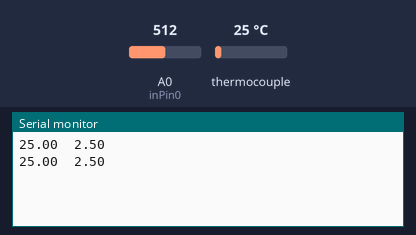
This sketch was run on a simulated Arduino Uno, built with avr-gcc and run on an emulated ATmega328P. Parts: the last lines printed to the serial monitor. The inputs (shaded band) are chosen by the test bench; at power-on: thermocouple 25 °C, A0 (inPin0) = 512.

Above: at 1.8 s.
1.9 s: thermocouple set to 6 °C
At 2.8 s:
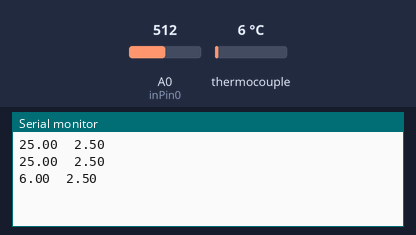
3.4 s: A0 (inPin0) set to 716
At 4.6 s:
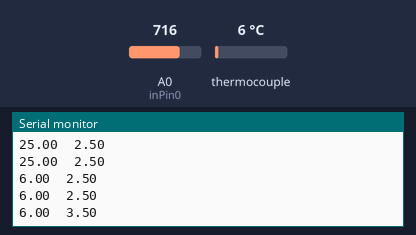
4.9 s: thermocouple set to 75 °C
At 5.4 s:
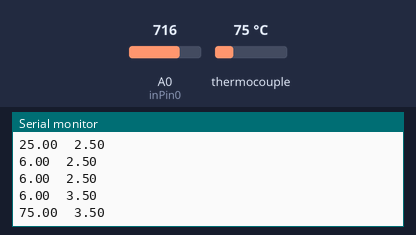
6.4 s: A0 (inPin0) set to 900
At 7.8 s:
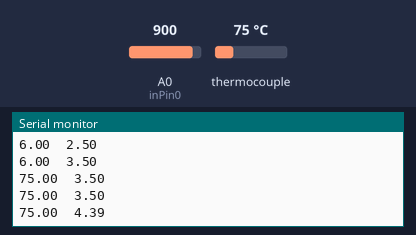
Timing chart, 0 to 8.9 s (numbered marks = the images above; inputs shaded):
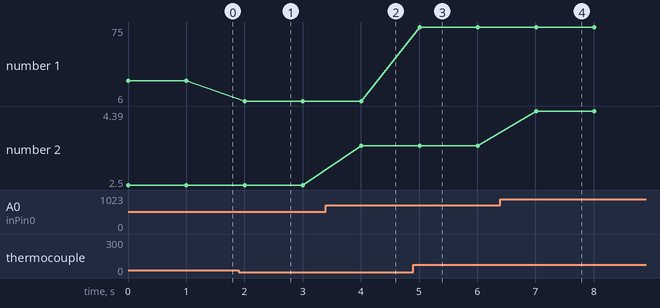

The sketch:

CloudPoint_Reader.ino
```cpp
// Adafruit library for the amplifier circuit.
#include <Adafruit_MAX31865.h>

// Use software SPI: CS, DI, DO, CLK
// These are the digital pins for the RTD temperature probe.
Adafruit_MAX31865 max = Adafruit_MAX31865(10, 11, 12, 13);

// inPin0 is the pin that is reading the voltage from the
// photodiode amplifier circuit.
#define inPin0 0

// RREF is the reference resistor on the breakout amplifier board.
#define RREF 430.0

void setup() {
  // Open the port to the Arduino.
  Serial.begin(9600);

  // Begin reading temperature
  max.begin(MAX31865_3WIRE);
}

void loop() {

  // Read voltage from the analog pin.
  int pinRead0 = analogRead(inPin0);
  float pVolt0 = pinRead0 / 1024.0 * 5.0;

  // Variable for temperature.
  float tempRTD = max.temperature(100, RREF);

  // Write the voltage read to the serial out.

  //Serial.print("Temperature = "); Serial.println(max.temperature(100, RREF));
  Serial.print(tempRTD);
  Serial.print("\t");
  Serial.print(pVolt0);
  Serial.print("\n");

  // Check and print any faults from RTD probe.
  uint8_t fault = max.readFault();
  if (fault) {
    Serial.print("Fault 0x"); Serial.println(fault, HEX);
    if (fault & MAX31865_FAULT_HIGHTHRESH) {
      Serial.println("RTD High Threshold");
    }
    if (fault & MAX31865_FAULT_LOWTHRESH) {
      Serial.println("RTD Low Threshold");
    }
    if (fault & MAX31865_FAULT_REFINLOW) {
      Serial.println("REFIN- > 0.85 x Bias");
    }
    if (fault & MAX31865_FAULT_REFINHIGH) {
      Serial.println("REFIN- < 0.85 x Bias - FORCE- open");
    }
    if (fault & MAX31865_FAULT_RTDINLOW) {
      Serial.println("RTDIN- < 0.85 x Bias - FORCE- open");
    }
    if (fault & MAX31865_FAULT_OVUV) {
      Serial.println("Under/Over voltage");
    }
    max.clearFault();
  }

  // Pause before taking another measurement.
  delay(1000);
}
```

Measured:
- after the input at 1.9 s, the serial monitor: prints a new line after 0.10 s (image 1)
- after the input at 3.4 s, the serial monitor: prints a new line after 0.61 s (image 2)
- after the input at 4.9 s, the serial monitor: prints a new line after 0.11 s (image 3)
- after the input at 6.4 s, the serial monitor: prints a new line after 0.61 s (image 4)
- plotted number 1: 25 → 6 after the input at 1.9 s, 6 → 75 after the input at 4.9 s
- plotted number 2: 2.5 → 3.5 after the input at 3.4 s, 3.5 → 4.39 after the input at 6.4 s
